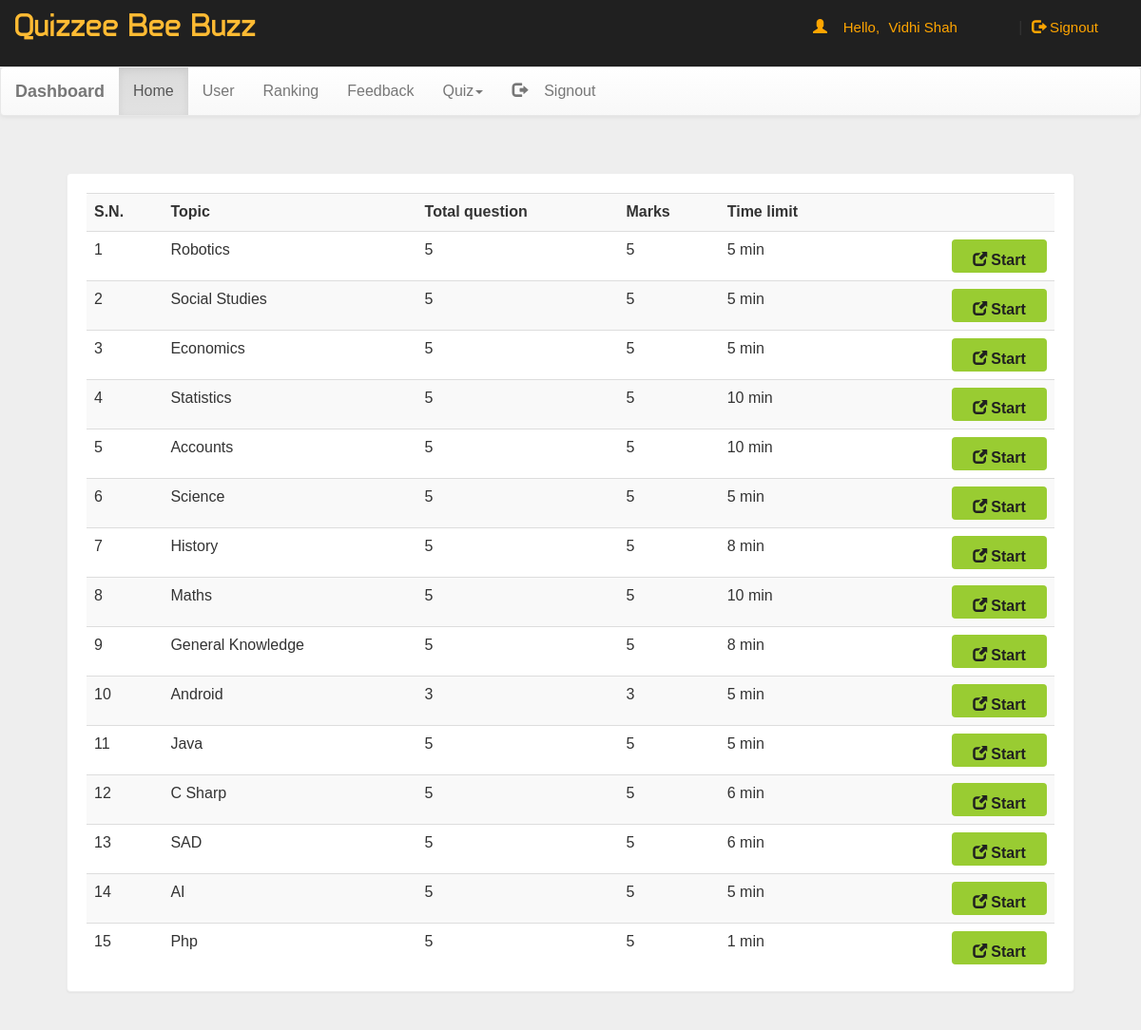
Page /dash.php (signed in) on the committed database.
### tables this page shows
CREATE TABLE `quiz` (
  `eid` text NOT NULL,
  `title` varchar(100) NOT NULL,
  `right` int(11) NOT NULL,
  `wrong` int(11) NOT NULL,
  `total` int(11) NOT NULL,
  `time` bigint(20) NOT NULL,
  `intro` text NOT NULL,
  `tag` varchar(100) NOT NULL,
  `date` timestamp NOT NULL DEFAULT current_timestamp() ON UPDATE current_timestamp()
);

### dash.php (the view, shortened to what this page needs)
<!DOCTYPE html PUBLIC "-//W3C//DTD XHTML 1.0 Transitional//EN" "http://www.w3.org/TR/xhtml1/DTD/xhtml1-transitional.dtd">
<html xmlns="http://www.w3.org/1999/xhtml">
<head>
<link  rel="stylesheet" href="css/bootstrap.min.css"/>
 <link  rel="stylesheet" href="css/bootstrap-theme.min.css"/>
 <link rel="stylesheet" href="css/main.css">
 <link  rel="stylesheet" href="css/font.css">
</head>
<body  style="background:#eee;">
<div class="header">
<div class="row">
<div class="col-lg-6">
<span class="logo">Quizzee Bee Buzz</span></div>
<?php
 include_once 'dbConnection.php';
$email=$_SESSION['email'];
  if(!(isset($_SESSION['email']))){
header("location:index.php");
}
else
{
$name = $_SESSION['name'];;
echo '<span class="pull-right top title1" ><span class="log1"><span class="glyphicon glyphicon-user" aria-hidden="true"></span>&nbsp;&nbsp;&nbsp;&nbsp;Hello,</span> <a href="account.php" class="log log1">'.$name.'</a>&nbsp;|&nbsp;<a href="logout.php?q=account.php" class="log"><span class="glyphicon glyphicon-log-out" aria-hidden="true"></span>&nbsp;Signout</button></a></span>';
}?>
</div></div>
<nav class="navbar navbar-default title1">
  <div class="container-fluid">
    <div class="navbar-header">
      <a class="navbar-brand" href="dash.php?q=0"><b>Dashboard</b></a>
    </div>
    <div class="collapse navbar-collapse" id="bs-example-navbar-collapse-1">
      <ul class="nav navbar-nav">
        <li <?php if(@$_GET['q']==0) echo'class="active"'; ?>><a href="dash.php?q=0">Home<span class="sr-only">(current)</span></a></li>
        <li <?php if(@$_GET['q']==1) echo'class="active"'; ?>><a href="dash.php?q=1">User</a></li>
		<li <?php if(@$_GET['q']==2) echo'class="active"'; ?>><a href="dash.php?q=2">Ranking</a></li>
		<li <?php if(@$_GET['q']==3) echo'class="active"'; ?>><a href="dash.php?q=3">Feedback</a></li>
        <li class="dropdown <?php if(@$_GET['q']==4 || @$_GET['q']==5) echo'active"'; ?>">
          <a href="#" class="dropdown-toggle" data-toggle="dropdown" role="button" aria-haspopup="true" aria-expanded="false">Quiz<span class="caret"></span></a>
        </li><li class="pull-right"> <a href="logout.php?q=account.php"><span class="glyphicon glyphicon-log-out" aria-hidden="true"></span>&nbsp;&nbsp;&nbsp;&nbsp;Signout</a></li>
      </ul>
          </div>
  </div>
</nav>
<div class="container">
<div class="row">
<div class="col-md-12">
<?php if(@$_GET['q']==0) {
$result = mysqli_query($con,"SELECT * FROM quiz ORDER BY date DESC") or die('Error');
echo  '<div class="panel"><div class="table-responsive"><table class="table table-striped title1">
<tr><td><b>S.N.</b></td><td><b>Topic</b></td><td><b>Total question</b></td><td><b>Marks</b></td><td><b>Time limit</b></td><td></td></tr>';
$c=1;
while($row = mysqli_fetch_array($result)) {
	$title = $row['title'];
	$total = $row['total'];
	$right = $row['right'];
    $time = $row['time'];
	$eid = $row['eid'];
$q12=mysqli_query($con,"SELECT score FROM history WHERE eid='$eid' AND email='$email'" )or die('Error98');
$rowcount=mysqli_num_rows($q12);
if($rowcount == 0){
	echo '<tr><td>'.$c++.'</td><td>'.$title.'</td><td>'.$total.'</td><td>'.$right*$total.'</td><td>'.$time.'&nbsp;min</td>
	<td><b><a href="account.php?q=quiz&step=2&eid='.$eid.'&n=1&t='.$total.'" class="pull-right btn sub1" style="margin:0px;background:#99cc32"><span class="glyphicon glyphicon-new-window" aria-hidden="true"></span>&nbsp;<span class="title1"><b>Start</b></span></a></b></td></tr>';
}
}
echo '</table></div></div>';
}
?>
</div>
</div></div>
</body>
</html>

### css/main.css (style rules this page uses)
body { overflow-x:hidden; width:100%; font: 15px "Century Gothic", "Times Roman", sans-serif; background:#eee; min-height:550px; background-attachment:fixed; }
.panel { border-color:#eee; margin:40px; padding:20px; font: 15px "Century Gothic", "Times Roman", sans-serif; }
.header { background:#202020; height:70px; }
.logo { font-family:'typo'; font-size:35px; color:#ffbb33; margin:15px; }
.title1 { font: 16px "Century Gothic", "Times Roman", sans-serif; }
.sub1 { width:90px; color:#202020; background:orange; font-size:15px; height:35px; margin:20px; padding:10px; width:100px; }
.top { margin-top:20px; }
.log1 { font: 15px 'Ubuntu', sans-serif; color:orange; margin-left:10px; }
.log { margin:10px; margin-right:60px; margin-left:5px; color:orange; text-decoration:none; font-size:20px; font-size:15px; }

### rows in the picture
quiz: title "Robotics", total "5", $right*$total "5", time "5"
quiz: title "Social Studies", total "5", $right*$total "5", time "5"
quiz: title "Economics", total "5", $right*$total "5", time "5"
quiz: title "Statistics", total "5", $right*$total "5", time "10"
quiz: title "Accounts", total "5", $right*$total "5", time "10"
quiz: title "Science", total "5", $right*$total "5", time "5"
quiz: title "History", total "5", $right*$total "5", time "8"
quiz: title "Maths", total "5", $right*$total "5", time "10"
quiz: title "General Knowledge", total "5", $right*$total "5", time "8"
quiz: title "Android", total "3", $right*$total "3", time "5"
quiz: title "Java", total "5", $right*$total "5", time "5"
quiz: title "C Sharp", total "5", $right*$total "5", time "6"
quiz: title "SAD", total "5", $right*$total "5", time "6"
quiz: title "AI", total "5", $right*$total "5", time "5"
quiz: title "Php", total "5", $right*$total "5", time "1"

### other values in the picture
$name "Vidhi Shah"
